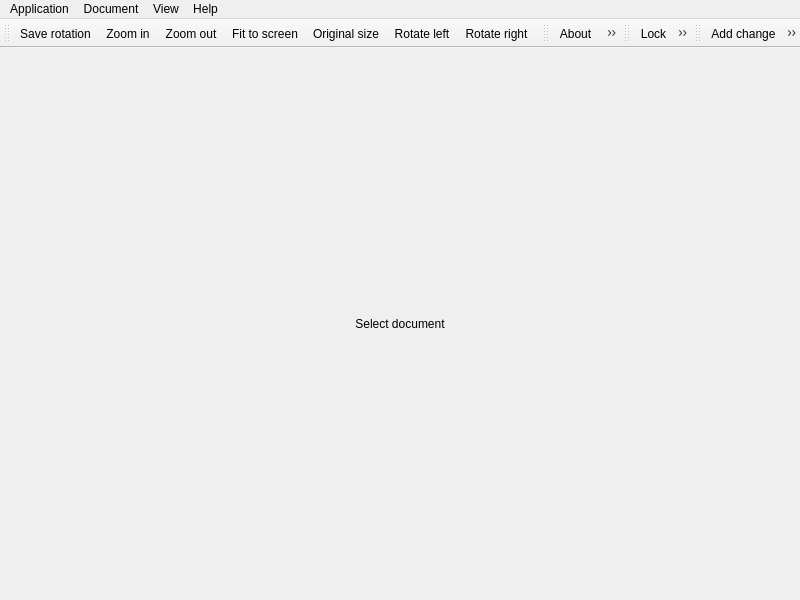
<?xml version="1.0" encoding="UTF-8"?>
<ui version="4.0">
 <class>MainWindow</class>
 <widget class="QMainWindow" name="MainWindow">
  <property name="geometry">
   <rect>
    <x>0</x>
    <y>0</y>
    <width>800</width>
    <height>600</height>
   </rect>
  </property>
  <property name="windowTitle">
   <string>Multimap : Zasięgi</string>
  </property>
  <property name="windowIcon">
   <iconset theme="system-search">
    <normaloff>.</normaloff>.</iconset>
  </property>
  <property name="documentMode">
   <bool>true</bool>
  </property>
  <property name="dockOptions">
   <set>QMainWindow::AllowNestedDocks|QMainWindow::AllowTabbedDocks|QMainWindow::AnimatedDocks</set>
  </property>
  <property name="unifiedTitleAndToolBarOnMac">
   <bool>true</bool>
  </property>
  <widget class="QWidget" name="centralWidget">
   <layout class="QGridLayout" name="gridLayout">
    <item row="0" column="0">
     <widget class="QScrollArea" name="scrollArea">
      <property name="frameShape">
       <enum>QFrame::NoFrame</enum>
      </property>
      <property name="widgetResizable">
       <bool>true</bool>
      </property>
      <property name="alignment">
       <set>Qt::AlignCenter</set>
      </property>
      <widget class="QWidget" name="scrollAreaWidgetContents">
       <property name="geometry">
        <rect>
         <x>0</x>
         <y>0</y>
         <width>782</width>
         <height>519</height>
        </rect>
       </property>
       <layout class="QGridLayout" name="scroolLayout">
        <property name="leftMargin">
         <number>0</number>
        </property>
        <property name="topMargin">
         <number>0</number>
        </property>
        <property name="rightMargin">
         <number>0</number>
        </property>
        <property name="bottomMargin">
         <number>0</number>
        </property>
        <item row="0" column="0">
         <widget class="QLabel" name="label">
          <property name="text">
           <string>Select document</string>
          </property>
          <property name="alignment">
           <set>Qt::AlignCenter</set>
          </property>
         </widget>
        </item>
       </layout>
      </widget>
     </widget>
    </item>
   </layout>
  </widget>
  <widget class="QMenuBar" name="menuBar">
   <property name="geometry">
    <rect>
     <x>0</x>
     <y>0</y>
     <width>800</width>
     <height>24</height>
    </rect>
   </property>
   <widget class="QMenu" name="menuApplication">
    <property name="title">
     <string>Application</string>
    </property>
    <addaction name="actionImportdata"/>
    <addaction name="actionScan"/>
    <addaction name="actionRoles"/>
    <addaction name="separator"/>
    <addaction name="actionPreferences"/>
    <addaction name="separator"/>
    <addaction name="actionExit"/>
   </widget>
   <widget class="QMenu" name="menuHelp">
    <property name="title">
     <string>Help</string>
    </property>
    <addaction name="actionAbout"/>
   </widget>
   <widget class="QMenu" name="menuView">
    <property name="title">
     <string>View</string>
    </property>
    <addaction name="actionZoomin"/>
    <addaction name="actionZoomout"/>
    <addaction name="actionFit"/>
    <addaction name="actionOrg"/>
    <addaction name="separator"/>
    <addaction name="actionRotateleft"/>
    <addaction name="actionRotateright"/>
    <addaction name="separator"/>
    <addaction name="actionSaverotation"/>
   </widget>
   <widget class="QMenu" name="menuDocument">
    <property name="title">
     <string>Document</string>
    </property>
    <addaction name="actionLocknext"/>
    <addaction name="actionNext"/>
    <addaction name="actionPrevious"/>
    <addaction name="separator"/>
    <addaction name="actionLock"/>
    <addaction name="actionSave"/>
    <addaction name="actionUnlock"/>
    <addaction name="separator"/>
    <addaction name="actionAddchange"/>
    <addaction name="actionRemovechange"/>
    <addaction name="actionUndochange"/>
   </widget>
   <addaction name="menuApplication"/>
   <addaction name="menuDocument"/>
   <addaction name="menuView"/>
   <addaction name="menuHelp"/>
  </widget>
  <widget class="QToolBar" name="viewTool">
   <property name="windowTitle">
    <string>View</string>
   </property>
   <attribute name="toolBarArea">
    <enum>TopToolBarArea</enum>
   </attribute>
   <attribute name="toolBarBreak">
    <bool>false</bool>
   </attribute>
   <addaction name="actionSaverotation"/>
   <addaction name="actionZoomin"/>
   <addaction name="actionZoomout"/>
   <addaction name="actionFit"/>
   <addaction name="actionOrg"/>
   <addaction name="actionRotateleft"/>
   <addaction name="actionRotateright"/>
  </widget>
  <widget class="QToolBar" name="helpTool">
   <property name="windowTitle">
    <string>Help</string>
   </property>
   <attribute name="toolBarArea">
    <enum>TopToolBarArea</enum>
   </attribute>
   <attribute name="toolBarBreak">
    <bool>false</bool>
   </attribute>
   <addaction name="actionAbout"/>
   <addaction name="actionPreferences"/>
   <addaction name="actionExit"/>
  </widget>
  <widget class="QToolBar" name="actionsTool">
   <property name="windowTitle">
    <string>Actions</string>
   </property>
   <attribute name="toolBarArea">
    <enum>TopToolBarArea</enum>
   </attribute>
   <attribute name="toolBarBreak">
    <bool>false</bool>
   </attribute>
   <addaction name="actionLock"/>
   <addaction name="actionUnlock"/>
   <addaction name="actionSave"/>
   <addaction name="actionPrevious"/>
   <addaction name="actionNext"/>
   <addaction name="actionLocknext"/>
  </widget>
  <widget class="QToolBar" name="changesTool">
   <property name="windowTitle">
    <string>Changes</string>
   </property>
   <attribute name="toolBarArea">
    <enum>TopToolBarArea</enum>
   </attribute>
   <attribute name="toolBarBreak">
    <bool>false</bool>
   </attribute>
   <addaction name="actionAddchange"/>
   <addaction name="actionRemovechange"/>
   <addaction name="actionUndochange"/>
  </widget>
  <action name="actionScan">
   <property name="icon">
    <iconset theme="view-refresh">
     <normaloff>.</normaloff>.</iconset>
   </property>
   <property name="text">
    <string>Scan directory</string>
   </property>
  </action>
  <action name="actionExit">
   <property name="icon">
    <iconset theme="application-exit">
     <normaloff>.</normaloff>.</iconset>
   </property>
   <property name="text">
    <string>Exit</string>
   </property>
  </action>
  <action name="actionAbout">
   <property name="icon">
    <iconset theme="help-about">
     <normaloff>.</normaloff>.</iconset>
   </property>
   <property name="text">
    <string>About</string>
   </property>
   <property name="shortcut">
    <string>F1</string>
   </property>
  </action>
  <action name="actionZoomin">
   <property name="icon">
    <iconset theme="zoom-in">
     <normaloff>.</normaloff>.</iconset>
   </property>
   <property name="text">
    <string>Zoom in</string>
   </property>
   <property name="shortcut">
    <string>+</string>
   </property>
  </action>
  <action name="actionZoomout">
   <property name="icon">
    <iconset theme="zoom-out">
     <normaloff>.</normaloff>.</iconset>
   </property>
   <property name="text">
    <string>Zoom out</string>
   </property>
   <property name="shortcut">
    <string>-</string>
   </property>
  </action>
  <action name="actionFit">
   <property name="icon">
    <iconset theme="zoom-fit-best">
     <normaloff>.</normaloff>.</iconset>
   </property>
   <property name="text">
    <string>Fit to screen</string>
   </property>
  </action>
  <action name="actionOrg">
   <property name="icon">
    <iconset theme="zoom-original">
     <normaloff>.</normaloff>.</iconset>
   </property>
   <property name="text">
    <string>Original size</string>
   </property>
  </action>
  <action name="actionRoles">
   <property name="icon">
    <iconset theme="document-send">
     <normaloff>.</normaloff>.</iconset>
   </property>
   <property name="text">
    <string>Update roles</string>
   </property>
  </action>
  <action name="actionNext">
   <property name="icon">
    <iconset theme="go-next">
     <normaloff>.</normaloff>.</iconset>
   </property>
   <property name="text">
    <string>Next document</string>
   </property>
   <property name="shortcut">
    <string>Ctrl+Right</string>
   </property>
  </action>
  <action name="actionPrevious">
   <property name="icon">
    <iconset theme="go-previous">
     <normaloff>.</normaloff>.</iconset>
   </property>
   <property name="text">
    <string>Previous document</string>
   </property>
   <property name="shortcut">
    <string>Ctrl+Left</string>
   </property>
  </action>
  <action name="actionLock">
   <property name="icon">
    <iconset theme="tools-check-spelling">
     <normaloff>.</normaloff>.</iconset>
   </property>
   <property name="text">
    <string>Lock</string>
   </property>
   <property name="shortcut">
    <string>Ctrl+E</string>
   </property>
  </action>
  <action name="actionSave">
   <property name="icon">
    <iconset theme="document-save">
     <normaloff>.</normaloff>.</iconset>
   </property>
   <property name="text">
    <string>Save</string>
   </property>
   <property name="shortcut">
    <string>Ctrl+S</string>
   </property>
  </action>
  <action name="actionPreferences">
   <property name="icon">
    <iconset theme="preferences-system">
     <normaloff>.</normaloff>.</iconset>
   </property>
   <property name="text">
    <string>Preferences</string>
   </property>
  </action>
  <action name="actionRotateleft">
   <property name="icon">
    <iconset theme="object-rotate-left">
     <normaloff>.</normaloff>.</iconset>
   </property>
   <property name="text">
    <string>Rotate left</string>
   </property>
  </action>
  <action name="actionRotateright">
   <property name="icon">
    <iconset theme="object-rotate-right">
     <normaloff>.</normaloff>.</iconset>
   </property>
   <property name="text">
    <string>Rotate right</string>
   </property>
  </action>
  <action name="actionAddchange">
   <property name="icon">
    <iconset theme="list-add">
     <normaloff>.</normaloff>.</iconset>
   </property>
   <property name="text">
    <string>Add change</string>
   </property>
  </action>
  <action name="actionRemovechange">
   <property name="icon">
    <iconset theme="list-remove">
     <normaloff>.</normaloff>.</iconset>
   </property>
   <property name="text">
    <string>Remove change</string>
   </property>
  </action>
  <action name="actionUndochange">
   <property name="icon">
    <iconset theme="edit-undo">
     <normaloff>.</normaloff>.</iconset>
   </property>
   <property name="text">
    <string>Undo change</string>
   </property>
  </action>
  <action name="actionLocknext">
   <property name="icon">
    <iconset theme="media-playback-start">
     <normaloff>.</normaloff>.</iconset>
   </property>
   <property name="text">
    <string>Lock next job</string>
   </property>
   <property name="shortcut">
    <string>Ctrl+Return</string>
   </property>
  </action>
  <action name="actionUnlock">
   <property name="icon">
    <iconset theme="edit-clear">
     <normaloff>.</normaloff>.</iconset>
   </property>
   <property name="text">
    <string>Unlock</string>
   </property>
  </action>
  <action name="actionSaverotation">
   <property name="icon">
    <iconset theme="document-properties">
     <normaloff>.</normaloff>.</iconset>
   </property>
   <property name="text">
    <string>Save rotation</string>
   </property>
  </action>
  <action name="actionImportdata">
   <property name="icon">
    <iconset theme="document-open"/>
   </property>
   <property name="text">
    <string>Import data</string>
   </property>
  </action>
 </widget>
 <layoutdefault spacing="6" margin="11"/>
 <resources/>
 <connections>
  <connection>
   <sender>actionScan</sender>
   <signal>triggered()</signal>
   <receiver>MainWindow</receiver>
   <slot>scanClicked()</slot>
   <hints>
    <hint type="sourcelabel">
     <x>-1</x>
     <y>-1</y>
    </hint>
    <hint type="destinationlabel">
     <x>199</x>
     <y>149</y>
    </hint>
   </hints>
  </connection>
  <connection>
   <sender>actionAbout</sender>
   <signal>triggered()</signal>
   <receiver>MainWindow</receiver>
   <slot>aboutClicked()</slot>
   <hints>
    <hint type="sourcelabel">
     <x>-1</x>
     <y>-1</y>
    </hint>
    <hint type="destinationlabel">
     <x>199</x>
     <y>149</y>
    </hint>
   </hints>
  </connection>
  <connection>
   <sender>actionExit</sender>
   <signal>triggered()</signal>
   <receiver>MainWindow</receiver>
   <slot>close()</slot>
   <hints>
    <hint type="sourcelabel">
     <x>-1</x>
     <y>-1</y>
    </hint>
    <hint type="destinationlabel">
     <x>199</x>
     <y>149</y>
    </hint>
   </hints>
  </connection>
  <connection>
   <sender>actionFit</sender>
   <signal>triggered()</signal>
   <receiver>MainWindow</receiver>
   <slot>zoomFitClicked()</slot>
   <hints>
    <hint type="sourcelabel">
     <x>-1</x>
     <y>-1</y>
    </hint>
    <hint type="destinationlabel">
     <x>199</x>
     <y>149</y>
    </hint>
   </hints>
  </connection>
  <connection>
   <sender>actionOrg</sender>
   <signal>triggered()</signal>
   <receiver>MainWindow</receiver>
   <slot>zoomOrgClicked()</slot>
   <hints>
    <hint type="sourcelabel">
     <x>-1</x>
     <y>-1</y>
    </hint>
    <hint type="destinationlabel">
     <x>199</x>
     <y>149</y>
    </hint>
   </hints>
  </connection>
  <connection>
   <sender>actionZoomin</sender>
   <signal>triggered()</signal>
   <receiver>MainWindow</receiver>
   <slot>zoomInClicked()</slot>
   <hints>
    <hint type="sourcelabel">
     <x>-1</x>
     <y>-1</y>
    </hint>
    <hint type="destinationlabel">
     <x>199</x>
     <y>149</y>
    </hint>
   </hints>
  </connection>
  <connection>
   <sender>actionZoomout</sender>
   <signal>triggered()</signal>
   <receiver>MainWindow</receiver>
   <slot>zoomOutClicked()</slot>
   <hints>
    <hint type="sourcelabel">
     <x>-1</x>
     <y>-1</y>
    </hint>
    <hint type="destinationlabel">
     <x>199</x>
     <y>149</y>
    </hint>
   </hints>
  </connection>
  <connection>
   <sender>actionRoles</sender>
   <signal>triggered()</signal>
   <receiver>MainWindow</receiver>
   <slot>rolesClicked()</slot>
   <hints>
    <hint type="sourcelabel">
     <x>-1</x>
     <y>-1</y>
    </hint>
    <hint type="destinationlabel">
     <x>199</x>
     <y>149</y>
    </hint>
   </hints>
  </connection>
  <connection>
   <sender>actionRotateleft</sender>
   <signal>triggered()</signal>
   <receiver>MainWindow</receiver>
   <slot>rotateLeftClicked()</slot>
   <hints>
    <hint type="sourcelabel">
     <x>-1</x>
     <y>-1</y>
    </hint>
    <hint type="destinationlabel">
     <x>399</x>
     <y>299</y>
    </hint>
   </hints>
  </connection>
  <connection>
   <sender>actionRotateright</sender>
   <signal>triggered()</signal>
   <receiver>MainWindow</receiver>
   <slot>rotateRightClicked()</slot>
   <hints>
    <hint type="sourcelabel">
     <x>-1</x>
     <y>-1</y>
    </hint>
    <hint type="destinationlabel">
     <x>399</x>
     <y>299</y>
    </hint>
   </hints>
  </connection>
  <connection>
   <sender>actionNext</sender>
   <signal>triggered()</signal>
   <receiver>MainWindow</receiver>
   <slot>nextClicked()</slot>
   <hints>
    <hint type="sourcelabel">
     <x>-1</x>
     <y>-1</y>
    </hint>
    <hint type="destinationlabel">
     <x>399</x>
     <y>299</y>
    </hint>
   </hints>
  </connection>
  <connection>
   <sender>actionPrevious</sender>
   <signal>triggered()</signal>
   <receiver>MainWindow</receiver>
   <slot>prevClicked()</slot>
   <hints>
    <hint type="sourcelabel">
     <x>-1</x>
     <y>-1</y>
    </hint>
    <hint type="destinationlabel">
     <x>399</x>
     <y>299</y>
    </hint>
   </hints>
  </connection>
  <connection>
   <sender>actionSave</sender>
   <signal>triggered()</signal>
   <receiver>MainWindow</receiver>
   <slot>saveClicked()</slot>
   <hints>
    <hint type="sourcelabel">
     <x>-1</x>
     <y>-1</y>
    </hint>
    <hint type="destinationlabel">
     <x>399</x>
     <y>299</y>
    </hint>
   </hints>
  </connection>
  <connection>
   <sender>actionLock</sender>
   <signal>triggered()</signal>
   <receiver>MainWindow</receiver>
   <slot>editClicked()</slot>
   <hints>
    <hint type="sourcelabel">
     <x>-1</x>
     <y>-1</y>
    </hint>
    <hint type="destinationlabel">
     <x>399</x>
     <y>299</y>
    </hint>
   </hints>
  </connection>
  <connection>
   <sender>actionAddchange</sender>
   <signal>triggered()</signal>
   <receiver>MainWindow</receiver>
   <slot>changeAddClicked()</slot>
   <hints>
    <hint type="sourcelabel">
     <x>-1</x>
     <y>-1</y>
    </hint>
    <hint type="destinationlabel">
     <x>399</x>
     <y>299</y>
    </hint>
   </hints>
  </connection>
  <connection>
   <sender>actionRemovechange</sender>
   <signal>triggered()</signal>
   <receiver>MainWindow</receiver>
   <slot>changeDelClicked()</slot>
   <hints>
    <hint type="sourcelabel">
     <x>-1</x>
     <y>-1</y>
    </hint>
    <hint type="destinationlabel">
     <x>399</x>
     <y>299</y>
    </hint>
   </hints>
  </connection>
  <connection>
   <sender>actionLocknext</sender>
   <signal>triggered()</signal>
   <receiver>MainWindow</receiver>
   <slot>lockClicked()</slot>
   <hints>
    <hint type="sourcelabel">
     <x>-1</x>
     <y>-1</y>
    </hint>
    <hint type="destinationlabel">
     <x>399</x>
     <y>299</y>
    </hint>
   </hints>
  </connection>
  <connection>
   <sender>actionUndochange</sender>
   <signal>triggered()</signal>
   <receiver>MainWindow</receiver>
   <slot>changeUndoClicked()</slot>
   <hints>
    <hint type="sourcelabel">
     <x>-1</x>
     <y>-1</y>
    </hint>
    <hint type="destinationlabel">
     <x>399</x>
     <y>299</y>
    </hint>
   </hints>
  </connection>
  <connection>
   <sender>actionUnlock</sender>
   <signal>triggered()</signal>
   <receiver>MainWindow</receiver>
   <slot>unlockClicked()</slot>
   <hints>
    <hint type="sourcelabel">
     <x>-1</x>
     <y>-1</y>
    </hint>
    <hint type="destinationlabel">
     <x>399</x>
     <y>299</y>
    </hint>
   </hints>
  </connection>
  <connection>
   <sender>actionPreferences</sender>
   <signal>triggered()</signal>
   <receiver>MainWindow</receiver>
   <slot>settingsClicked()</slot>
   <hints>
    <hint type="sourcelabel">
     <x>-1</x>
     <y>-1</y>
    </hint>
    <hint type="destinationlabel">
     <x>399</x>
     <y>299</y>
    </hint>
   </hints>
  </connection>
  <connection>
   <sender>actionSaverotation</sender>
   <signal>triggered()</signal>
   <receiver>MainWindow</receiver>
   <slot>saveRotClicked()</slot>
   <hints>
    <hint type="sourcelabel">
     <x>-1</x>
     <y>-1</y>
    </hint>
    <hint type="destinationlabel">
     <x>399</x>
     <y>299</y>
    </hint>
   </hints>
  </connection>
  <connection>
   <sender>actionImportdata</sender>
   <signal>triggered()</signal>
   <receiver>MainWindow</receiver>
   <slot>importClicked()</slot>
   <hints>
    <hint type="sourcelabel">
     <x>-1</x>
     <y>-1</y>
    </hint>
    <hint type="destinationlabel">
     <x>399</x>
     <y>299</y>
    </hint>
   </hints>
  </connection>
 </connections>
 <slots>
  <slot>aboutClicked()</slot>
  <slot>scanClicked()</slot>
  <slot>zoomInClicked()</slot>
  <slot>zoomOutClicked()</slot>
  <slot>zoomFitClicked()</slot>
  <slot>zoomOrgClicked()</slot>
  <slot>rolesClicked()</slot>
  <slot>rotateLeftClicked()</slot>
  <slot>rotateRightClicked()</slot>
  <slot>saveClicked()</slot>
  <slot>editClicked()</slot>
  <slot>nextClicked()</slot>
  <slot>prevClicked()</slot>
  <slot>changeAddClicked()</slot>
  <slot>changeDelClicked()</slot>
  <slot>lockClicked()</slot>
  <slot>changeUndoClicked()</slot>
  <slot>unlockClicked()</slot>
  <slot>settingsClicked()</slot>
  <slot>saveRotClicked()</slot>
  <slot>importClicked()</slot>
 </slots>
</ui>
